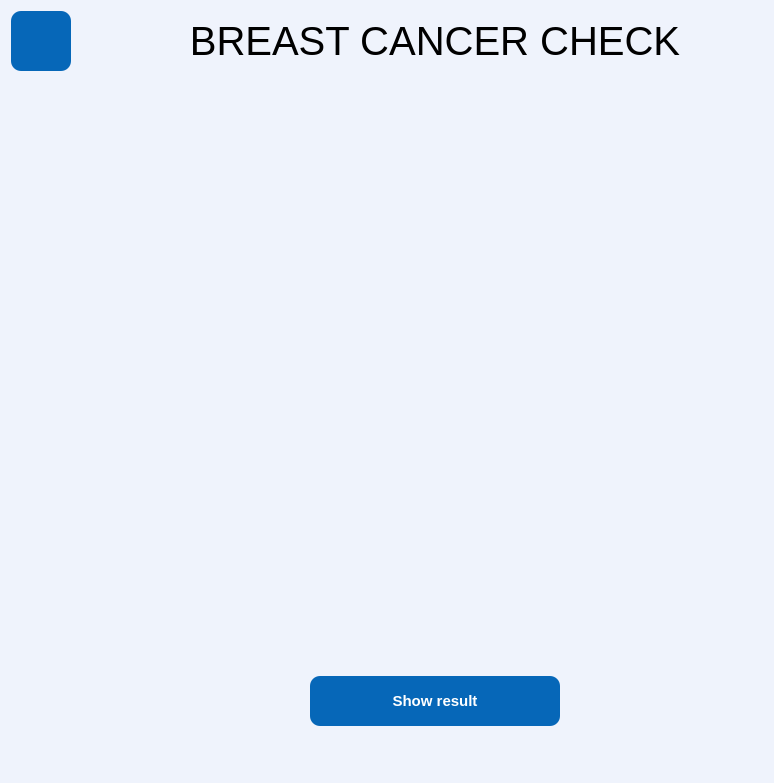
<?xml version="1.0" encoding="UTF-8"?>
<ui version="4.0">
 <class>Form</class>
 <widget class="QWidget" name="Form">
  <property name="geometry">
   <rect>
    <x>0</x>
    <y>0</y>
    <width>774</width>
    <height>783</height>
   </rect>
  </property>
  <property name="windowTitle">
   <string>Form</string>
  </property>
  <property name="styleSheet">
   <string notr="true">background-color: rgb(239, 243, 252);
font-family:Ubuntu;
font-size: 20px;
	color:black;
</string>
  </property>
  <layout class="QGridLayout" name="gridLayout">
   <item row="0" column="0">
    <widget class="QPushButton" name="back_btn_2">
     <property name="minimumSize">
      <size>
       <width>60</width>
       <height>60</height>
      </size>
     </property>
     <property name="maximumSize">
      <size>
       <width>60</width>
       <height>60</height>
      </size>
     </property>
     <property name="styleSheet">
      <string notr="true">QPushButton {
	background-color:rgba(6,103,184,255);
    color: #FFFFFF;
    padding: 2px;
    font: bold 15px;
    border-width: 6px;
    border-radius: 10px;
    border-color: #2752B8;
}
QPushButton:hover {
    background-color: #827397;
}
QPushButton:pressed{
padding-left:5px;
padding-top:5px;
background-color:rgba(2, 65, 118, 100);
background-postion:calc(100% - 10px) center;}
</string>
     </property>
     <property name="text">
      <string/>
     </property>
     <property name="icon">
      <iconset resource="app_resources.qrc">
       <normaloff>:/ICONS/icons/back-button.png</normaloff>:/ICONS/icons/back-button.png</iconset>
     </property>
     <property name="iconSize">
      <size>
       <width>30</width>
       <height>30</height>
      </size>
     </property>
     <property name="flat">
      <bool>true</bool>
     </property>
    </widget>
   </item>
   <item row="0" column="1">
    <spacer name="horizontalSpacer_3">
     <property name="orientation">
      <enum>Qt::Horizontal</enum>
     </property>
     <property name="sizeHint" stdset="0">
      <size>
       <width>97</width>
       <height>20</height>
      </size>
     </property>
    </spacer>
   </item>
   <item row="0" column="2" colspan="5">
    <widget class="QLabel" name="label_25">
     <property name="styleSheet">
      <string notr="true">background-color: rgb(85, 255, 127,0);
font-size:40px</string>
     </property>
     <property name="text">
      <string>BREAST CANCER CHECK</string>
     </property>
     <property name="alignment">
      <set>Qt::AlignCenter</set>
     </property>
    </widget>
   </item>
   <item row="0" column="7">
    <spacer name="horizontalSpacer_4">
     <property name="orientation">
      <enum>Qt::Horizontal</enum>
     </property>
     <property name="sizeHint" stdset="0">
      <size>
       <width>18</width>
       <height>20</height>
      </size>
     </property>
    </spacer>
   </item>
   <item row="1" column="3">
    <spacer name="verticalSpacer_2">
     <property name="orientation">
      <enum>Qt::Vertical</enum>
     </property>
     <property name="sizeHint" stdset="0">
      <size>
       <width>20</width>
       <height>40</height>
      </size>
     </property>
    </spacer>
   </item>
   <item row="2" column="0" colspan="3">
    <spacer name="horizontalSpacer">
     <property name="orientation">
      <enum>Qt::Horizontal</enum>
     </property>
     <property name="sizeHint" stdset="0">
      <size>
       <width>40</width>
       <height>20</height>
      </size>
     </property>
    </spacer>
   </item>
   <item row="2" column="3" colspan="3">
    <widget class="QLabel" name="pickProfile_lbl">
     <property name="minimumSize">
      <size>
       <width>400</width>
       <height>500</height>
      </size>
     </property>
     <property name="maximumSize">
      <size>
       <width>400</width>
       <height>500</height>
      </size>
     </property>
     <property name="styleSheet">
      <string notr="true">  border-radius: 10px;
 border: 2px solid 	#dadada;
font-size:15px;
background-color: rgb(234, 237, 255,0);

</string>
     </property>
     <property name="text">
      <string/>
     </property>
     <property name="pixmap">
      <pixmap resource="app_resources.qrc">:/ICONS/icons/upload.png</pixmap>
     </property>
     <property name="scaledContents">
      <bool>false</bool>
     </property>
     <property name="alignment">
      <set>Qt::AlignCenter</set>
     </property>
    </widget>
   </item>
   <item row="2" column="6" colspan="2">
    <spacer name="horizontalSpacer_2">
     <property name="orientation">
      <enum>Qt::Horizontal</enum>
     </property>
     <property name="sizeHint" stdset="0">
      <size>
       <width>40</width>
       <height>20</height>
      </size>
     </property>
    </spacer>
   </item>
   <item row="3" column="4">
    <spacer name="verticalSpacer_3">
     <property name="orientation">
      <enum>Qt::Vertical</enum>
     </property>
     <property name="sizeHint" stdset="0">
      <size>
       <width>20</width>
       <height>40</height>
      </size>
     </property>
    </spacer>
   </item>
   <item row="4" column="0" colspan="4">
    <spacer name="horizontalSpacer_5">
     <property name="orientation">
      <enum>Qt::Horizontal</enum>
     </property>
     <property name="sizeHint" stdset="0">
      <size>
       <width>287</width>
       <height>20</height>
      </size>
     </property>
    </spacer>
   </item>
   <item row="4" column="4">
    <widget class="QPushButton" name="show_result_btn_3">
     <property name="minimumSize">
      <size>
       <width>250</width>
       <height>50</height>
      </size>
     </property>
     <property name="maximumSize">
      <size>
       <width>330</width>
       <height>50</height>
      </size>
     </property>
     <property name="styleSheet">
      <string notr="true">QPushButton {
	background-color:rgba(6,103,184,255);
    color: #FFFFFF;
    padding: 2px;
    font: bold 15px;
    border-width: 6px;
    border-radius: 10px;
    border-color: #2752B8;
}
QPushButton:hover {
    background-color: #827397;
}
QPushButton:pressed{
padding-left:5px;
padding-top:5px;
background-color:rgba(2, 65, 118, 100);
background-postion:calc(100% - 10px) center;}
</string>
     </property>
     <property name="text">
      <string>Show result</string>
     </property>
    </widget>
   </item>
   <item row="4" column="5" colspan="3">
    <spacer name="horizontalSpacer_6">
     <property name="orientation">
      <enum>Qt::Horizontal</enum>
     </property>
     <property name="sizeHint" stdset="0">
      <size>
       <width>201</width>
       <height>20</height>
      </size>
     </property>
    </spacer>
   </item>
   <item row="5" column="4">
    <spacer name="verticalSpacer">
     <property name="orientation">
      <enum>Qt::Vertical</enum>
     </property>
     <property name="sizeHint" stdset="0">
      <size>
       <width>20</width>
       <height>40</height>
      </size>
     </property>
    </spacer>
   </item>
  </layout>
 </widget>
 <resources>
  <include location="app_resources.qrc"/>
 </resources>
 <connections/>
</ui>
